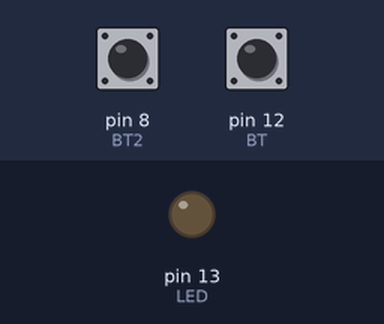
Bench run of a sketch on a simulated Arduino Uno, built with avr-gcc and run on an emulated ATmega328P. Parts: output pins drawn as LEDs (lit = HIGH). The test bench sets the inputs (shaded band); at power-on: pin 12 (BT) HIGH, pin 8 (BT2) HIGH.

Above: at 1.2 s.
1.3 s: pin 12 (BT) pulled LOW for 0.15 s
At 2.9 s:
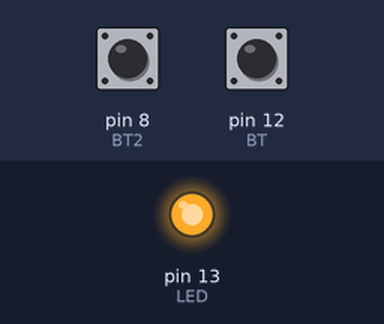
3.8 s: pin 8 (BT2) pulled LOW for 0.15 s
At 6.0 s:
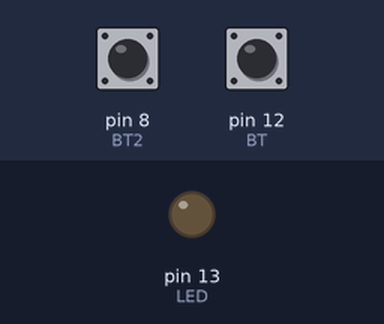
6.3 s: pin 12 (BT) pulled LOW for 1 s
At 7.9 s:
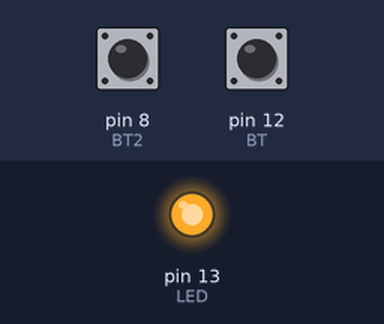
Timing chart, 0 to 9.4 s (numbered marks = the images above; inputs shaded):
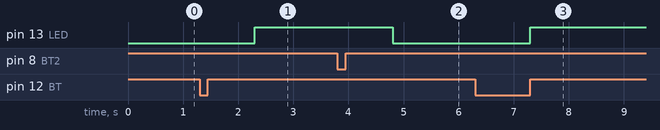

Measured:
- after the input at 1.3 s, pin 13 (LED): LOW → HIGH after 1.0 s
- after the input at 3.8 s, pin 13 (LED): HIGH → LOW after 1.0 s
- after the input at 6.3 s, pin 13 (LED): LOW → HIGH after 1.0 s

The sketch:

acende_apaga_led.ino
```cpp
// Acender e apagar um led usando dois botões

//Atribuindo os pinos a variáveis


int LED = 13; //LED está no pino 13
int BT = 12;  // Botão que liga está no pino 12
int BT2 = 8;  // Botão que desliga está no pino 8

void setup()
{
pinMode(LED, OUTPUT);
pinMode(BT, INPUT_PULLUP);
pinMode(BT2, INPUT_PULLUP);
}

int estado = 0;


void loop()
{
int valorBotao = digitalRead(BT);
int valorBotao2 = digitalRead(BT2);


//--------------------------------------------------
  //Apertar os botões modifica o valor do "estado"

	if(valorBotao == LOW){
    estado = 1;
    delay(1000);

	}

  	if(valorBotao2 == LOW){
    estado = 0;
    delay(1000);

    }

//--------------------------------------------------
  // O valor do estado é usado pra ligar o led ou desligar

 	if(estado == 0){
      digitalWrite(LED, LOW);
    }

    else{
      digitalWrite(LED, HIGH);
    }

}
```
